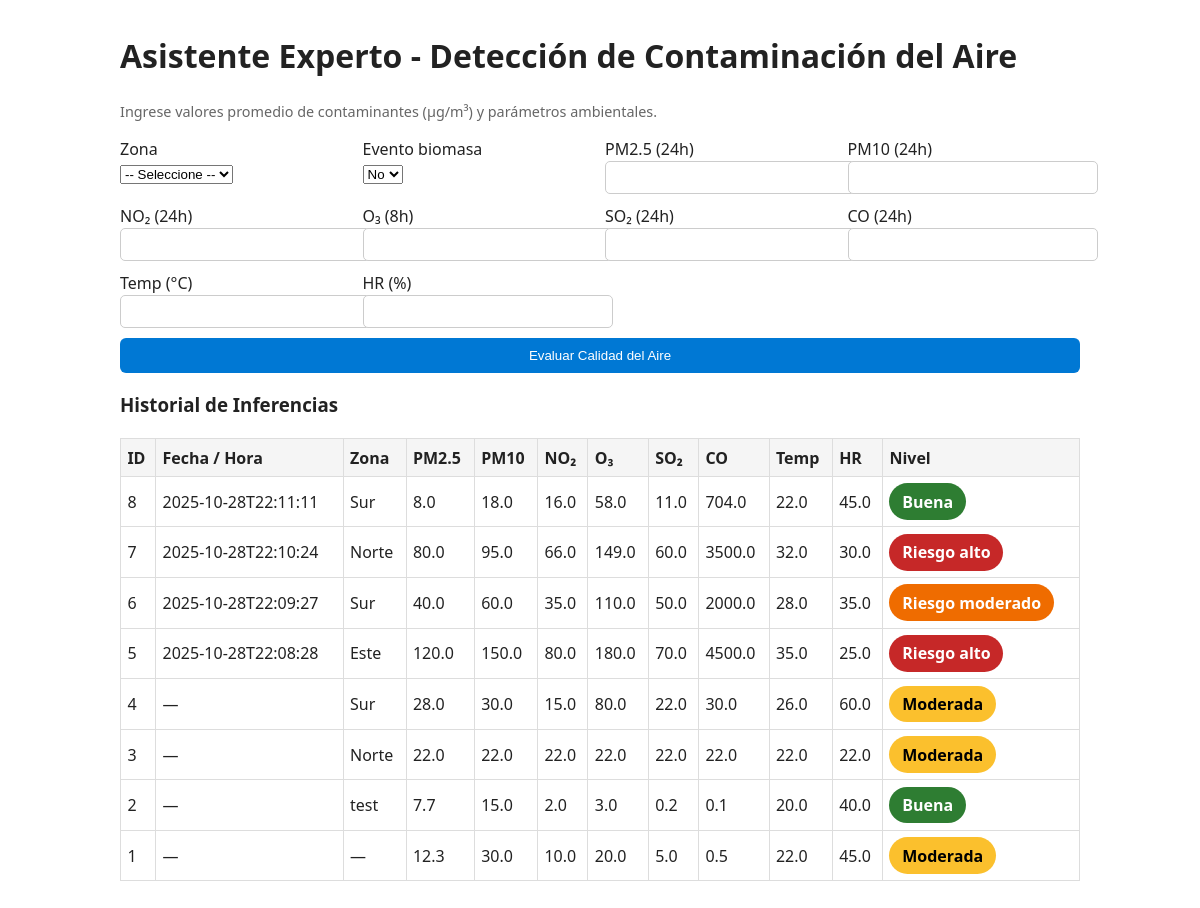
The page / on the database its author committed.
### tables this page shows
CREATE TABLE contexto (
            id INTEGER PRIMARY KEY AUTOINCREMENT,
            zona TEXT,
            hora DATETIME,
            evento_biomasa INTEGER NOT NULL DEFAULT 0,
            quality_level TEXT,
            medida_id INTEGER,
            condicion_id INTEGER,
            FOREIGN KEY (medida_id) REFERENCES medidas(id) ON DELETE CASCADE,
            FOREIGN KEY (condicion_id) REFERENCES condiciones(id) ON DELETE CASCADE
        );

CREATE TABLE medidas (
            id INTEGER PRIMARY KEY AUTOINCREMENT,
            timestamp DATETIME DEFAULT CURRENT_TIMESTAMP,
            pm2_5 REAL,
            pm10 REAL,
            no2 REAL,
            co REAL,
            o3 REAL,
            so2 REAL
        );

CREATE TABLE condiciones (
            id INTEGER PRIMARY KEY AUTOINCREMENT,
            temperatura REAL,
            humedad REAL,
            v_viento REAL
        );

### app.py (the view, shortened to what this page needs)
@app.route("/", methods=["GET", "POST"])
def index():
    result = None
    history = fetch_recent_context(10)
    return render_template("index.html", result=result, history=history)

### database.py (called while the page is built)
@contextmanager
def _conn():
    _DB_PATH.parent.mkdir(parents=True, exist_ok=True)
    conn = sqlite3.connect(_DB_PATH)
    conn.execute("PRAGMA foreign_keys = ON")
    try:
        yield conn
    finally:
        conn.commit()
        conn.close()

def fetch_recent_context(n: int = 20) -> Iterable[Tuple]:
    with _conn() as c:
        return c.execute(
            """
            SELECT ctx.id, ctx.zona, ctx.hora, ctx.evento_biomasa, ctx.quality_level,
                   m.pm2_5, m.pm10, m.no2, m.co, m.o3, m.so2,
                   cond.temperatura, cond.humedad, cond.v_viento
            FROM contexto ctx
            LEFT JOIN medidas m ON ctx.medida_id = m.id
            LEFT JOIN condiciones cond ON ctx.condicion_id = cond.id
            ORDER BY ctx.id DESC LIMIT ?
            """,
            (n,),
        ).fetchall()

### templates/index.html (shortened to what this page needs)
<!DOCTYPE html>
<html lang="es">
<head>
</head>
<body>
  <h1>Asistente Experto - Detección de Contaminación del Aire</h1>
  <p class="muted">Ingrese valores promedio de contaminantes (µg/m³) y parámetros ambientales.</p>
  <form method="post">
    <label>Zona<br>
      <select name="zona">
        <option value="">-- Seleccione --</option>
      </select>
    </label>
    <label>Evento biomasa<br>
      <select name="evento_biomasa">
        <option value="0">No</option>
      </select>
    </label>
    <label>PM2.5 (24h)<br><input type="number" step="0.1" name="pm25"></label>
    <label>PM10 (24h)<br><input type="number" step="0.1" name="pm10"></label>
    <label>NO₂ (24h)<br><input type="number" step="0.1" name="no2"></label>
    <label>O₃ (8h)<br><input type="number" step="0.1" name="o3"></label>
    <label>SO₂ (24h)<br><input type="number" step="0.1" name="so2"></label>
    <label>CO (24h)<br><input type="number" step="1" name="co"></label>
    <label>Temp (°C)<br><input type="number" step="0.1" name="temp"></label>
    <label>HR (%)<br><input type="number" step="0.1" name="rh"></label>
    <button type="submit">Evaluar Calidad del Aire</button>
  </form>
  <h3>Historial de Inferencias</h3>
  <table>
    <thead>
      <tr>
        <th>ID</th>
        <th>Fecha / Hora</th>
        <th>Zona</th>
        <th>PM2.5</th><th>PM10</th><th>NO₂</th><th>O₃</th><th>SO₂</th><th>CO</th>
        <th>Temp</th><th>HR</th>
        <th>Nivel</th>
      </tr>
    </thead>
    <tbody>
      {% set color_map = {'Buena':'green','Moderada':'yellow','Riesgo moderado':'orange','Riesgo alto':'red'} %}
      {% for h in history %}
      <tr>
        <td>{{ h[0] }}</td>
        <td>{{ h[2] or '—' }}</td>
        <td>{{ h[1] or '—' }}</td>
        <td>{{ h[5] or '—' }}</td>
        <td>{{ h[6] or '—' }}</td>
        <td>{{ h[7] or '—' }}</td>
        <td>{{ h[9] or '—' }}</td>
        <td>{{ h[10] or '—' }}</td>
        <td>{{ h[8] or '—' }}</td>
        <td>{{ h[11] or '—' }}</td>
        <td>{{ h[12] or '—' }}</td>
        <td>
          {% set label = h[4] or '—' %}
          {% set col = color_map.get(label, '') %}
          {% if col %}
            <span class="badge {{ col }}">{{ label }}</span>
          {% else %}
            {{ label }}
          {% endif %}
        </td>
      </tr>
      {% endfor %}
    </tbody>
  </table>
</body>
</html>

### templates/index.html (style rules this page uses)
body { font-family: system-ui, sans-serif; margin: 2rem auto; max-width: 960px; line-height: 1.5; color: #222; }
form { display: grid; grid-template-columns: repeat(4, 1fr); gap: 10px; margin-bottom: 1rem; }
input { width: 100%; padding: .5rem; border-radius: 5px; border: 1px solid #ccc; }
button { grid-column: 1/-1; padding: .6rem; background: #0078d4; color: white; border: none; border-radius: 6px; cursor: pointer; }
.green { background: #d1f7c4; }
.yellow { background: #fff6c0; }
.orange { background: #ffe0b3; }
.red { background: #ffb3b3; }
.badge { display: inline-block; padding: .4rem .8rem; border-radius: 999px; font-weight: bold; color: #fff; }
.badge.green { background: #2e7d32; }
.badge.yellow { background: #fbc02d; color: #000; }
.badge.orange { background: #ef6c00; }
.badge.red { background: #c62828; }
table { width: 100%; border-collapse: collapse; margin-top: 1rem; }
th, td { border: 1px solid #ddd; padding: .4rem; text-align: left; }
th { background: #f5f5f5; }
.muted { color: #666; font-size: .9rem; }

### rows shown on the page
contexto: id "8", hora "2025-10-28T22:11:11", zona "Sur", pm2_5 "8.0", pm10 "18.0", no2 "16.0", o3 "58.0", so2 "11.0", co "704.0", temperatura "22.0", humedad "45.0", quality_level "Buena"
contexto: id "7", hora "2025-10-28T22:10:24", zona "Norte", pm2_5 "80.0", pm10 "95.0", no2 "66.0", o3 "149.0", so2 "60.0", co "3500.0", temperatura "32.0", humedad "30.0", quality_level "Riesgo alto"
contexto: id "6", hora "2025-10-28T22:09:27", zona "Sur", pm2_5 "40.0", pm10 "60.0", no2 "35.0", o3 "110.0", so2 "50.0", co "2000.0", temperatura "28.0", humedad "35.0", quality_level "Riesgo moderado"
contexto: id "5", hora "2025-10-28T22:08:28", zona "Este", pm2_5 "120.0", pm10 "150.0", no2 "80.0", o3 "180.0", so2 "70.0", co "4500.0", temperatura "35.0", humedad "25.0", quality_level "Riesgo alto"
contexto: id "4", h "—", zona "Sur", pm2_5 "28.0", pm10 "30.0", no2 "15.0", o3 "80.0", so2 "22.0", co "30.0", temperatura "26.0", humedad "60.0", quality_level "Moderada"
contexto: id "3", h "—", zona "Norte", pm2_5 "22.0", pm10 "22.0", no2 "22.0", o3 "22.0", so2 "22.0", co "22.0", temperatura "22.0", humedad "22.0", quality_level "Moderada"
contexto: id "2", h "—", zona "test", pm2_5 "7.7", pm10 "15.0", no2 "2.0", o3 "3.0", so2 "0.2", co "0.1", temperatura "20.0", humedad "40.0", quality_level "Buena"
contexto: id "1", h "—", pm2_5 "12.3", pm10 "30.0", no2 "10.0", o3 "20.0", so2 "5.0", co "0.5", temperatura "22.0", humedad "45.0", quality_level "Moderada"
